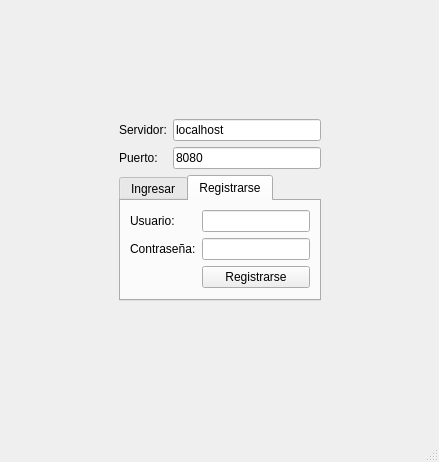
<?xml version="1.0" encoding="UTF-8"?>
<ui version="4.0">
 <class>LoginWindow</class>
 <widget class="QMainWindow" name="LoginWindow">
  <property name="geometry">
   <rect>
    <x>0</x>
    <y>0</y>
    <width>439</width>
    <height>462</height>
   </rect>
  </property>
  <property name="windowTitle">
   <string>Argentum Online</string>
  </property>
  <widget class="QWidget" name="centralWidget">
   <layout class="QVBoxLayout" name="mainLayout">
    <item>
     <spacer name="verticalSpacer">
      <property name="orientation">
       <enum>Qt::Vertical</enum>
      </property>
      <property name="sizeHint" stdset="0">
       <size>
        <width>20</width>
        <height>40</height>
       </size>
      </property>
     </spacer>
    </item>
    <item>
     <layout class="QHBoxLayout" name="hLayout">
      <item>
       <spacer name="horizontalSpacer">
        <property name="orientation">
         <enum>Qt::Horizontal</enum>
        </property>
        <property name="sizeHint" stdset="0">
         <size>
          <width>40</width>
          <height>20</height>
         </size>
        </property>
       </spacer>
      </item>
      <item>
       <layout class="QVBoxLayout" name="contentLayout">
        <item>
         <layout class="QFormLayout" name="serverLayout">
          <item row="0" column="0">
           <widget class="QLabel" name="hostLabel">
            <property name="text">
             <string>Servidor:</string>
            </property>
           </widget>
          </item>
          <item row="0" column="1">
           <widget class="QLineEdit" name="hostEdit">
            <property name="text">
             <string>localhost</string>
            </property>
           </widget>
          </item>
          <item row="1" column="0">
           <widget class="QLabel" name="portLabel">
            <property name="text">
             <string>Puerto:</string>
            </property>
           </widget>
          </item>
          <item row="1" column="1">
           <widget class="QLineEdit" name="portEdit">
            <property name="text">
             <string>8080</string>
            </property>
           </widget>
          </item>
         </layout>
        </item>
        <item>
         <widget class="QTabWidget" name="tabWidget">
          <property name="currentIndex">
           <number>1</number>
          </property>
          <widget class="QWidget" name="loginTab">
           <attribute name="title">
            <string>Ingresar</string>
           </attribute>
           <layout class="QFormLayout" name="loginLayout">
            <item row="0" column="0">
             <widget class="QLabel" name="loginUserLabel">
              <property name="text">
               <string>Usuario:</string>
              </property>
             </widget>
            </item>
            <item row="0" column="1">
             <widget class="QLineEdit" name="loginUserEdit"/>
            </item>
            <item row="1" column="0">
             <widget class="QLabel" name="loginPassLabel">
              <property name="text">
               <string>Contraseña:</string>
              </property>
             </widget>
            </item>
            <item row="1" column="1">
             <widget class="QLineEdit" name="loginPassEdit">
              <property name="echoMode">
               <enum>QLineEdit::Password</enum>
              </property>
             </widget>
            </item>
            <item row="2" column="1">
             <widget class="QPushButton" name="loginBtn">
              <property name="text">
               <string>Ingresar</string>
              </property>
             </widget>
            </item>
           </layout>
          </widget>
          <widget class="QWidget" name="signupTab">
           <attribute name="title">
            <string>Registrarse</string>
           </attribute>
           <layout class="QFormLayout" name="signupLayout">
            <item row="0" column="0">
             <widget class="QLabel" name="signupUserLabel">
              <property name="text">
               <string>Usuario:</string>
              </property>
             </widget>
            </item>
            <item row="0" column="1">
             <widget class="QLineEdit" name="signupUserEdit"/>
            </item>
            <item row="1" column="0">
             <widget class="QLabel" name="signupPassLabel">
              <property name="text">
               <string>Contraseña:</string>
              </property>
             </widget>
            </item>
            <item row="1" column="1">
             <widget class="QLineEdit" name="signupPassEdit">
              <property name="echoMode">
               <enum>QLineEdit::Password</enum>
              </property>
             </widget>
            </item>
            <item row="2" column="1">
             <widget class="QPushButton" name="signupBtn">
              <property name="text">
               <string>Registrarse</string>
              </property>
             </widget>
            </item>
           </layout>
          </widget>
         </widget>
        </item>
       </layout>
      </item>
      <item>
       <spacer name="horizontalSpacer_2">
        <property name="orientation">
         <enum>Qt::Horizontal</enum>
        </property>
        <property name="sizeHint" stdset="0">
         <size>
          <width>40</width>
          <height>20</height>
         </size>
        </property>
       </spacer>
      </item>
     </layout>
    </item>
    <item>
     <spacer name="verticalSpacer_2">
      <property name="orientation">
       <enum>Qt::Vertical</enum>
      </property>
      <property name="sizeHint" stdset="0">
       <size>
        <width>20</width>
        <height>40</height>
       </size>
      </property>
     </spacer>
    </item>
    <item>
     <widget class="QLabel" name="statusLabel">
      <property name="text">
       <string/>
      </property>
      <property name="alignment">
       <set>Qt::AlignCenter</set>
      </property>
     </widget>
    </item>
   </layout>
  </widget>
  <widget class="QStatusBar" name="statusbar"/>
 </widget>
 <resources/>
 <connections/>
</ui>
